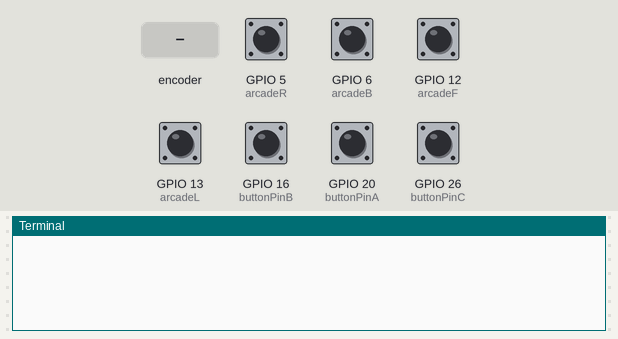
The program below on a simulated Raspberry Pi (BCM pin numbers). Shown: the last lines printed to the terminal. The inputs (shaded band) are chosen by the test bench; at power-on: GPIO 5 (arcadeR), GPIO 6 (arcadeB), GPIO 12 (arcadeF), GPIO 13 (arcadeL), GPIO 16 (buttonPinB), GPIO 20 (buttonPinA), GPIO 26 (buttonPinC) HIGH.

Above: at 1.2 s.
1.3 s: rotary encoder on GPIO 20 (buttonPinA) / GPIO 16 (buttonPinB) turned 1 step (first pin leading)
At 2.6 s:
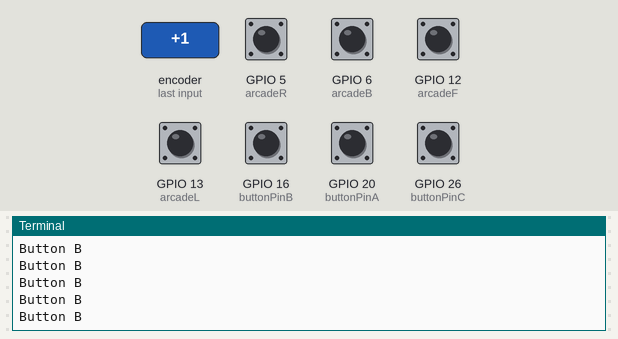
3.0 s: GPIO 5 (arcadeR) pulled LOW for 0.15 s
At 4.1 s:
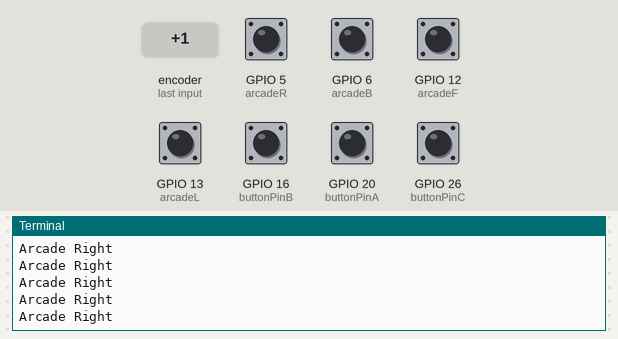
4.6 s: GPIO 6 (arcadeB) pulled LOW for 0.15 s
At 5.3 s:
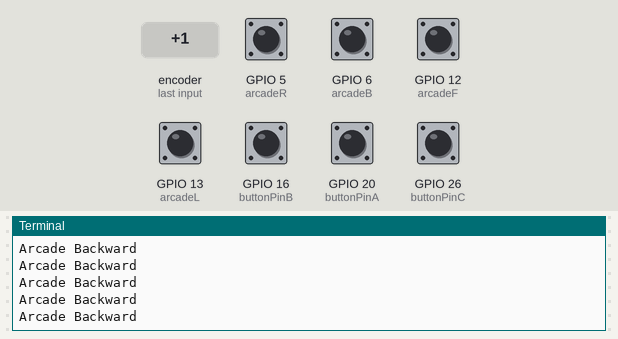
6.2 s: GPIO 12 (arcadeF) pulled LOW for 0.15 s
At 6.8 s:
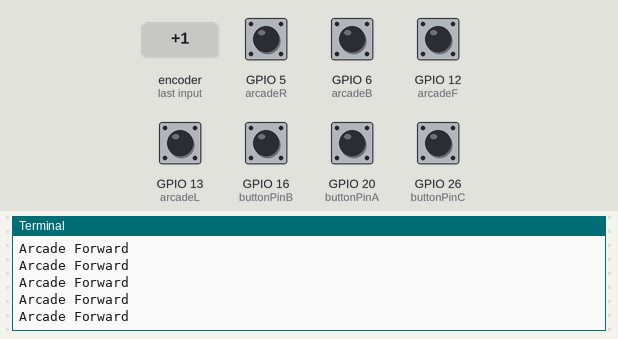
7.8 s: GPIO 13 (arcadeL) pulled LOW for 0.15 s
At 9.0 s:
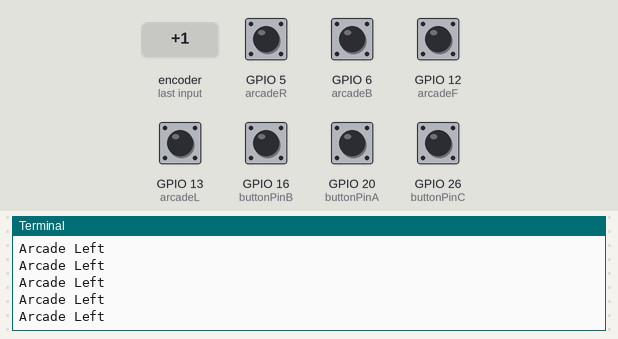
9.4 s: GPIO 26 (buttonPinC) pulled LOW for 0.15 s
At 10.4 s:
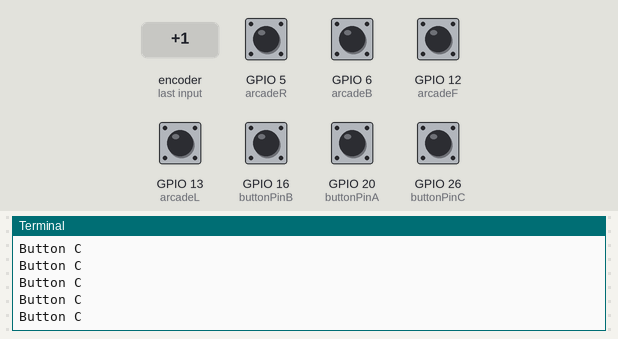

The program:

Buttons-arcadestick.py
```python
import RPi.GPIO as GPIO

GPIO.setmode(GPIO.BCM)

arcadeF = 12
arcadeB = 6
arcadeL = 13
arcadeR = 5
GPIO.setup(arcadeF,GPIO.IN,pull_up_down=GPIO.PUD_UP)
GPIO.setup(arcadeB,GPIO.IN,pull_up_down=GPIO.PUD_UP)
GPIO.setup(arcadeL,GPIO.IN,pull_up_down=GPIO.PUD_UP)
GPIO.setup(arcadeR,GPIO.IN,pull_up_down=GPIO.PUD_UP)

buttonPinA = 20
buttonPinB = 16
buttonPinC = 26
GPIO.setup(buttonPinA,GPIO.IN,pull_up_down=GPIO.PUD_UP)
GPIO.setup(buttonPinB,GPIO.IN,pull_up_down=GPIO.PUD_UP)
GPIO.setup(buttonPinC,GPIO.IN,pull_up_down=GPIO.PUD_UP)

try:
		while True:
			valA = GPIO.input(buttonPinA)
			valB = GPIO.input(buttonPinB)
			valC = GPIO.input(buttonPinC)

			valAF = GPIO.input(arcadeF)
			valAB = GPIO.input(arcadeB)
			valAR = GPIO.input(arcadeR)
			valAL = GPIO.input(arcadeL)

			if valA == False:
				print('Button A')
			if valB == False:
				print('Button B')
			if valC == False:
				print('Button C')

			if valAF == False:
				print('Arcade Forward')
			if valAB == False:
				print('Arcade Backward')
			if valAR == False:
				print('Arcade Right')
			if valAL == False:
				print('Arcade Left')

#CTRL + C
except KeyboardInterrupt:
		GPIO.cleanup()
```

Measured:
- after the input at 1.3 s, the terminal: prints a new line at once (image 1)
- after the input at 3.0 s, the terminal: prints a new line at once (image 2)
- after the input at 4.6 s, the terminal: prints a new line at once (image 3)
- after the input at 6.2 s, the terminal: prints a new line at once (image 4)
- after the input at 7.8 s, the terminal: prints a new line at once (image 5)
- after the input at 9.4 s, the terminal: prints a new line at once (image 6)
